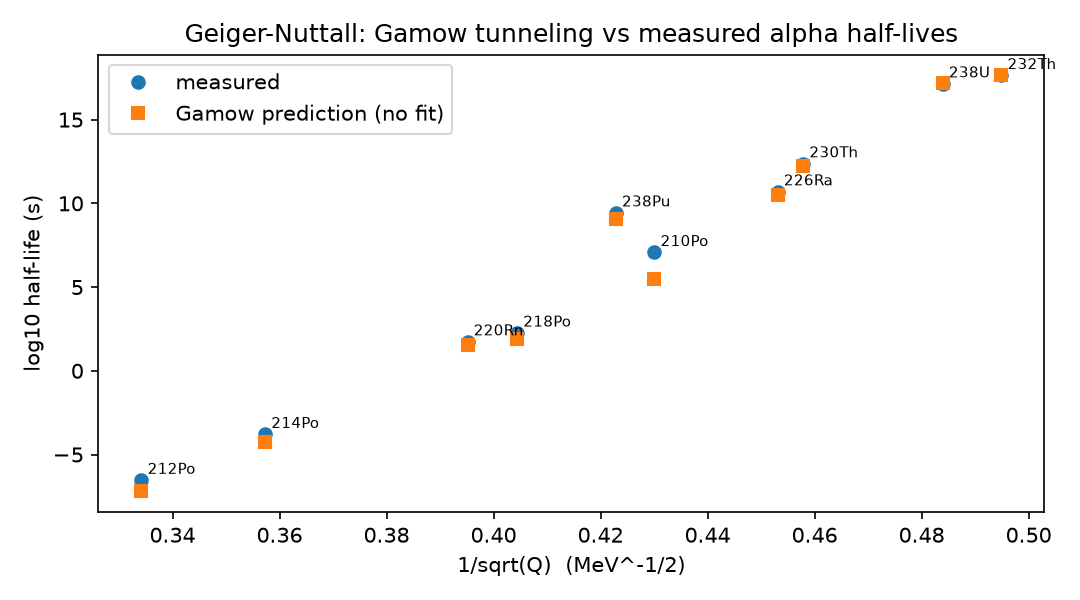

Python code for this plot:
# TUNNELING DEEPENED, part 2 -- ALPHA DECAY: the Gamow theory
# against REAL measured half-lives (extends tunneling.py, XIX).
#
# The same tunneling formula, pointed at nature. An alpha particle
# rattles inside the nucleus ~10^21 times a second; each hit on the
# Coulomb barrier transmits with WKB probability T = exp(-2*gamma),
#
#   gamma = (sqrt(2 mu)/hbar) * integral_R^b sqrt(V(r) - E) dr,
#   V(r) = Z1 Z2 e^2 / (4 pi eps0 r),   b = Z1 Z2 e^2/(4 pi eps0 E)
#
# with the closed form integral_R^b sqrt(b/r - 1) dr =
# b * [ arccos(sqrt(R/b)) - sqrt((R/b)(1 - R/b)) ].
# Half-life t1/2 = ln2 / (f * T), assault frequency f = v/(2R),
# v = sqrt(2E/mu), mu = reduced mass, E = Q (total release).
# NO fitted parameters: R = r0 (A_d^(1/3) + 4^(1/3)), r0 = 1.2 fm.
#
# Data: even-even emitters, Q and half-lives from standard nuclear
# data tables (textbook/NNDC values; spot-verified 2026-11-04).
#
# The famous fact to reproduce: a factor ~2 in Q spans ~24 orders
# of magnitude in half-life (Geiger-Nuttall law). Gates:
#   G1 predicted log10(t1/2) correlates with measured at r >= 0.98
#   G2 predicted span within 6 decades of the measured 24.2
#   G3 every prediction within 4 decades of measurement (crude
#      theory tolerance -- residuals are reported, not hidden)

import json
import numpy as np
import matplotlib
matplotlib.use("Agg")
import matplotlib.pyplot as plt

# constants (SI)
hbar = 1.054571817e-34
e2 = 1.4399764e-9 * 1.602176634e-19   # e^2/(4 pi eps0) in J*m (=1.44 MeV fm)
u = 1.66053906660e-27                  # kg
MeV = 1.602176634e-13                  # J
yr = 365.25 * 86400.0

# name, A_parent, Z_daughter, Q (MeV), measured t1/2 (s)
DATA = [
    ("232Th", 232, 88, 4.083, 1.40e10 * yr),
    ("238U", 238, 90, 4.270, 4.468e9 * yr),
    ("230Th", 230, 88, 4.770, 7.54e4 * yr),
    ("226Ra", 226, 86, 4.871, 1600.0 * yr),
    ("210Po", 210, 82, 5.407, 138.376 * 86400.0),
    ("238Pu", 238, 92, 5.593, 87.7 * yr),
    ("218Po", 218, 82, 6.115, 3.10 * 60.0),
    ("220Rn", 220, 84, 6.405, 55.6),
    ("214Po", 214, 82, 7.833, 1.64e-4),
    ("212Po", 212, 82, 8.954, 2.99e-7),
]

r0 = 1.2e-15
rows = []
for name, A, Zd, Q, t_meas in DATA:
    Ad = A - 4
    R = r0 * (Ad ** (1 / 3) + 4 ** (1 / 3))
    E = Q * MeV
    mu = (4.0 * Ad / (4.0 + Ad)) * u
    b = 2 * Zd * e2 / E                       # Z_alpha = 2
    x = R / b
    integ = b * (np.arccos(np.sqrt(x)) - np.sqrt(x * (1 - x)))
    gamma = np.sqrt(2 * mu) / hbar * np.sqrt(E) * integ
    T = np.exp(-2 * gamma)
    v = np.sqrt(2 * E / mu)
    f = v / (2 * R)
    t_pred = np.log(2) / (f * T)
    rows.append({"isotope": name, "Q_MeV": Q,
                 "gamma": float(gamma), "T_per_hit": float(T),
                 "assault_freq_hz": float(f),
                 "t_pred_s": float(t_pred), "t_meas_s": float(t_meas),
                 "log10_pred": float(np.log10(t_pred)),
                 "log10_meas": float(np.log10(t_meas)),
                 "resid_decades": float(np.log10(t_pred) - np.log10(t_meas))})
    r = rows[-1]
    print(f"{name:>6}: Q={Q:.3f}  gamma={r['gamma']:.1f}  "
          f"log10 t_pred={r['log10_pred']:7.2f}  "
          f"log10 t_meas={r['log10_meas']:7.2f}  "
          f"resid={r['resid_decades']:+.2f} decades")

lp = np.array([r["log10_pred"] for r in rows])
lm = np.array([r["log10_meas"] for r in rows])
corr = float(np.corrcoef(lp, lm)[0, 1])
span_p, span_m = float(lp.max() - lp.min()), float(lm.max() - lm.min())
rms = float(np.sqrt(np.mean((lp - lm) ** 2)))
# Geiger-Nuttall fit of the MEASURED data: log10 t = a + c / sqrt(Q)
Qs = np.array([r["Q_MeV"] for r in rows])
c_m, a_m = np.polyfit(1 / np.sqrt(Qs), lm, 1)
c_p, a_p = np.polyfit(1 / np.sqrt(Qs), lp, 1)
print(f"\ncorrelation r = {corr:.4f} | span pred {span_p:.1f} vs meas "
      f"{span_m:.1f} decades | RMS residual {rms:.2f} decades")
print(f"Geiger-Nuttall slope: predicted {c_p:.0f} vs measured {c_m:.0f} "
      f"(per sqrt(MeV))")
gates = {"G1_correlation>=0.98": corr >= 0.98,
         "G2_span_within_6_decades": abs(span_p - span_m) <= 6,
         "G3_all_within_4_decades": bool(np.all(np.abs(lp - lm) <= 4))}
print(gates)

fig, ax = plt.subplots(figsize=(7.2, 4.0))
ax.plot(1 / np.sqrt(Qs), lm, "o", label="measured")
ax.plot(1 / np.sqrt(Qs), lp, "s", label="Gamow prediction (no fit)")
for r, xx in zip(rows, 1 / np.sqrt(Qs)):
    ax.annotate(r["isotope"], (xx, r["log10_meas"]), fontsize=7,
                xytext=(3, 3), textcoords="offset points")
ax.set_xlabel("1/sqrt(Q)  (MeV^-1/2)")
ax.set_ylabel("log10 half-life (s)")
ax.set_title("Geiger-Nuttall: Gamow tunneling vs measured alpha half-lives")
ax.legend()
fig.tight_layout()
fig.savefig("alpha_decay.png", dpi=150)

out = {"model": "Gamow WKB, r0=1.2 fm, no fitted parameters",
       "rows": rows, "correlation": corr,
       "span_pred_decades": span_p, "span_meas_decades": span_m,
       "rms_residual_decades": rms,
       "GN_slope_pred": float(c_p), "GN_slope_meas": float(c_m),
       "gates": {k: bool(v) for k, v in gates.items()}}
with open("alpha_decay_results.json", "w") as f:
    json.dump(out, f, indent=2)
print("ALL GATES PASS" if all(gates.values()) else "SOME GATE FAILED")
print("Saved alpha_decay_results.json + PNG")
